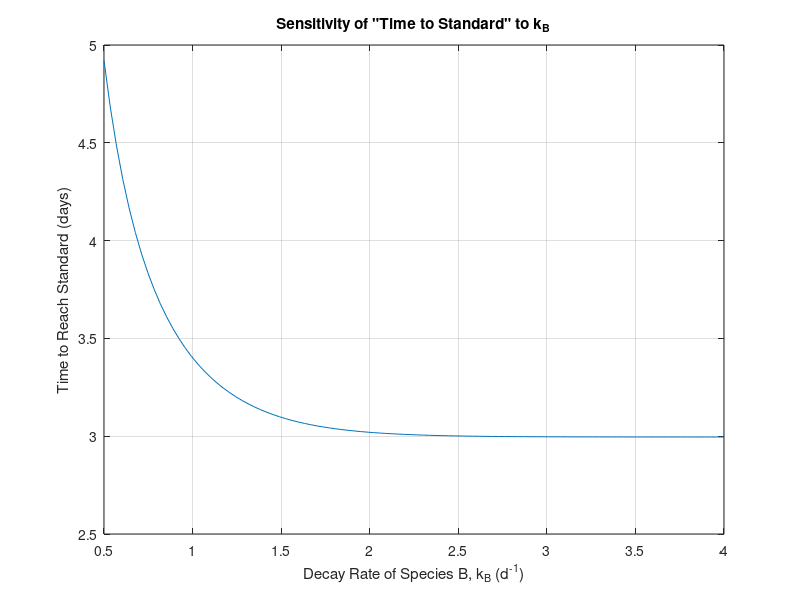

This chart was generated by the following MATLAB code:
%This script applies the bisection method to solve for the root of the 
%contaminant model problem. 
%
%  A0*exp(-kA*t) + B0*exp(-kB*t) - p_standard = 0
%
%And generate a plot of the time it takes to reach the standard as a
%function of kB
%
%Variable definitions
%   p_standard = contaminant concentration standard in ppm
%   t = time in days it takes to meet the standard
%   A0 = initial concentration of contaminant A in ppm
%   B0 = initial concentration of contaminant B in ppm
%   kA = decay rate of contaminant A in d^-1
%   kB = decay rate of contanimant B in d^-1
A0 = 200; B0 = 100; p_standard = 10;
kB = linspace(0.5,4);
fun = @(t,kA,kB) A0*exp(-kA*t) + B0*exp(-kB*t)-p_standard;
%preallocate vectors for solutions
t_standard = ones(length(kB),1);
iter = ones(length(kB),1);
ea = ones(length(kB),1);
options = optimset('TolX',1e-6);
for ndx = 1:length(kB) 
    %Call fzero with parameterized function
    [t_standard(ndx)]=fzero(@(x) fun(x,1.0,kB(ndx)),[1 20],options);
end
%Plot result
figure(2)
plot(kB, t_standard)
title('Sensitivity of "Time to Standard" to k_B')
xlabel('Decay Rate of Species B, k_B (d^{-1})')
ylabel('Time to Reach Standard (days)')
grid on  

